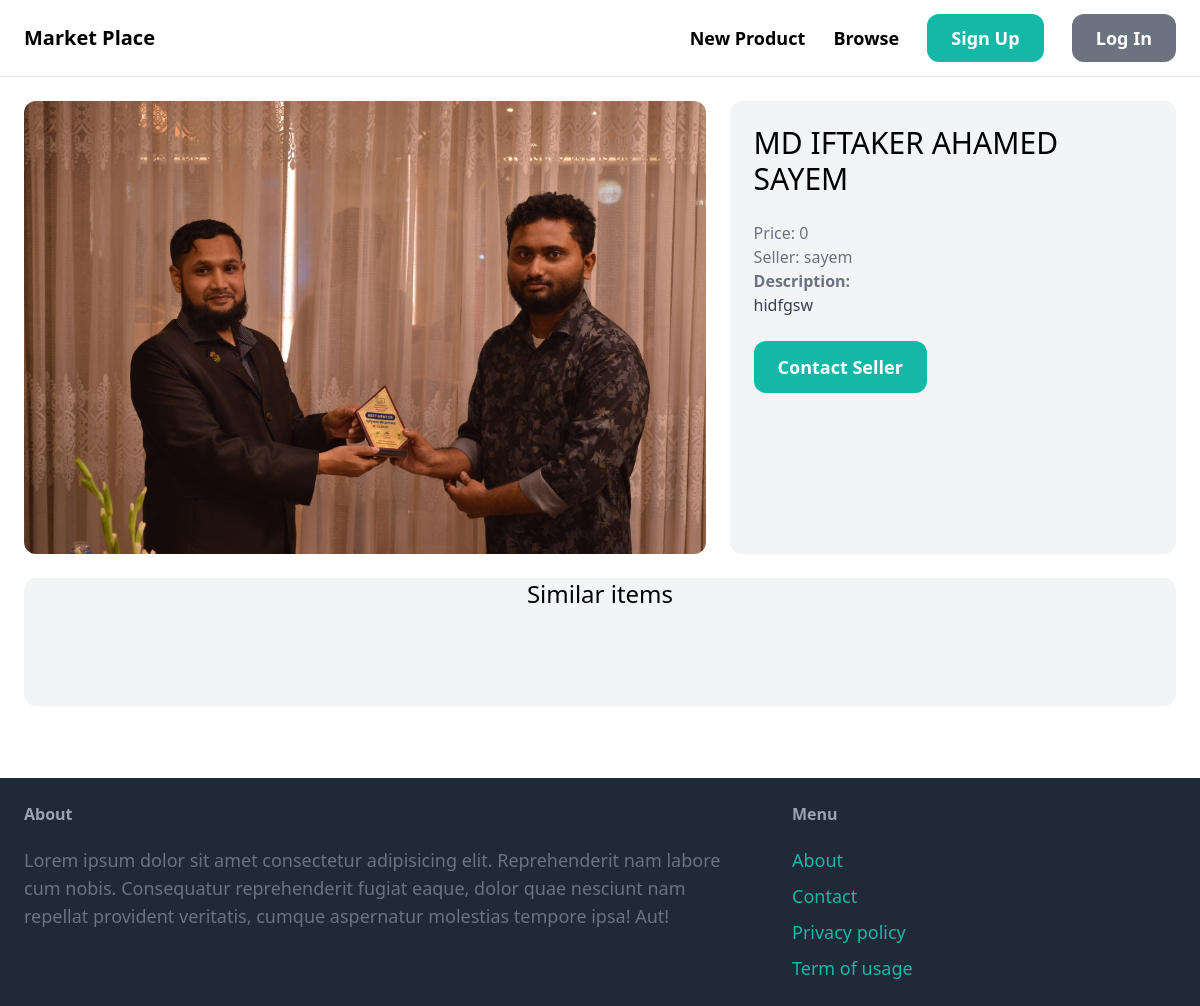
Page /item/6/ on the earlier database version.
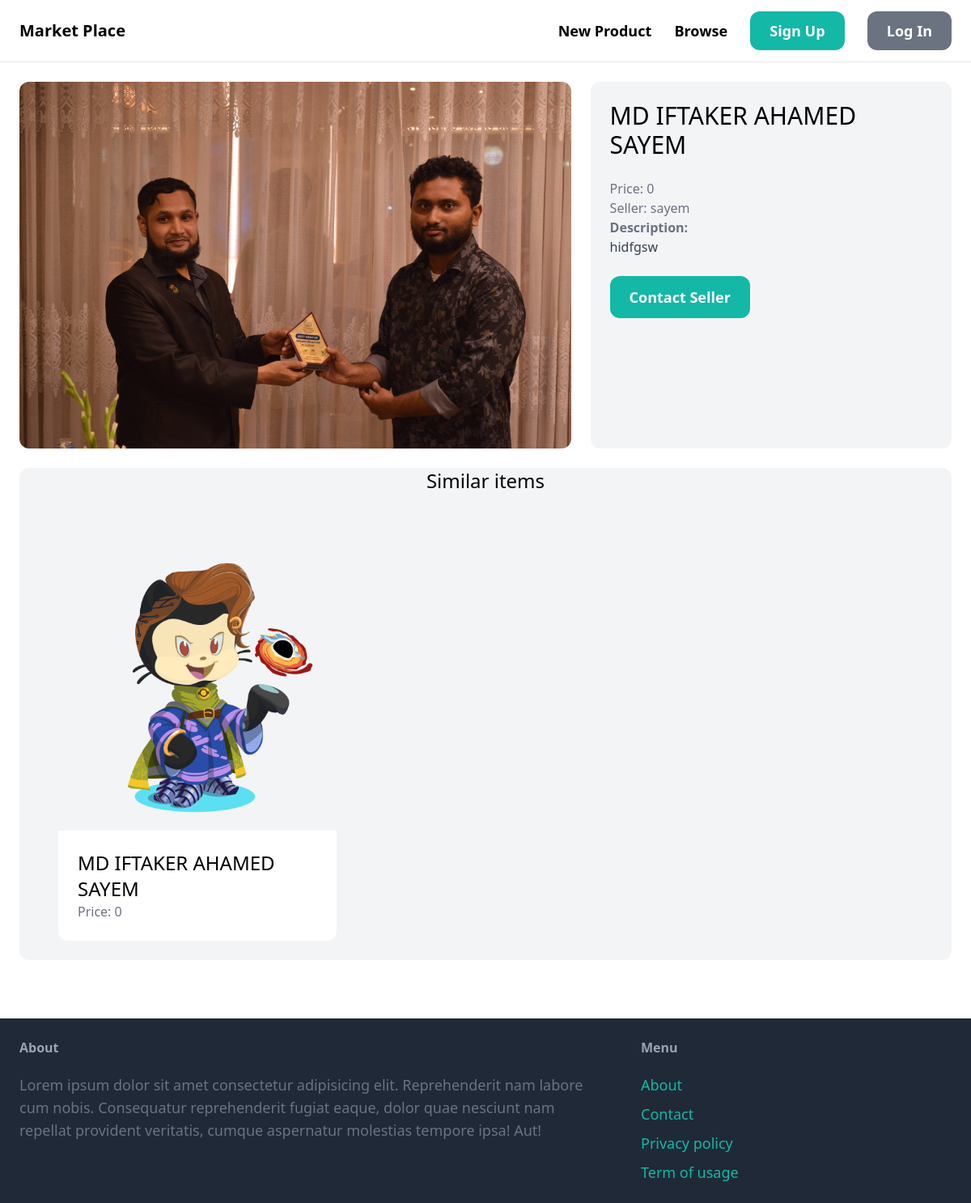
Same page on the later database version.
### item/models.py (models this page shows, shortened)
class Item(models.Model):
    category = models.ForeignKey(Category, related_name='items', on_delete=models.CASCADE)
    name = models.CharField(max_length=100)
    description = models.TextField()
    price = models.IntegerField()
    is_sold = models.BooleanField(default=False)
    created_at = models.DateTimeField(auto_now_add=True)
    created_by=models.ForeignKey(User, related_name='items', on_delete=models.CASCADE)
    image = models.ImageField(upload_to='item_images', blank=True, null=True)

### item/views.py (the view)
# urls.py: path('<int:item_id>/', views.detail, name='detail'),
def detail(request, item_id):
    item = get_object_or_404(Item, pk=item_id)
    related_items = Item.objects.filter(category=item.category, is_sold=False).exclude(pk=item_id)
    return render(request, 'item/detail.html', {
        'item': item,
        'related_items': related_items
    })

### item/templates/item/detail.html (shortened to what this page needs)
{% extends "core/base.html" %}
{% block content %}
<div class="grid grid-cols-5 gap-6">
    <div class="col-span-3">
        <img src="{{ item.image.url }}" alt="image" class="rounded-xl">
    </div>
    <div class="col-span-2 p-6 bg-gray-100 rounded-xl">
        <h1 class="mb-6 text-3xl">{{ item.name }}</h1>
        <p class="text-gray-500">Price: {{ item.price }}</p>
        <p class="text-gray-500">Seller:  {{ item.created_by.username }}</p>
        {% if item.description %}
        <p class="text-gray-700">
            <strong class="text-gray-500">Description:</strong><br>
            {{ item.description }}
        </p>
        {% endif %}
        <a href="#" class="inline-block rounded-xl mt-6 px-6 py-3 text-lg font-semibold bg-teal-500 text-white hover:bg-teal-700">
            Contact Seller
        </a>
    </div>
</div>
<div class="mt-6 px-6 my-12 bg-gray-100 rounded-xl">
    <h2 class="mb-12 text-2xl text-center">Similar items</h2>
    <div class="grid grid-cols-3 gap-3 p-6">
        {% for item in related_items %}
        <div>
            <a href="{% url 'item:detail' item.id %}">
                <div>
                    <img src="{{ item.image.url }}" class="rounded-t-xl">
                </div>
                <div class="p-6 bg-white rounded-b-xl">
                    <h2 class="text-2xl">{{ item.name }}</h2>
                    <p class="text-gray-500">Price: {{ item.price }}</p>
                </div>
            </a>
        </div>
        {% endfor %}
    </div>
</div>
{% endblock %}

Differences in the rows shown:
added Item: image (picture), name "MD IFTAKER AHAMED SAYEM", price "0"
